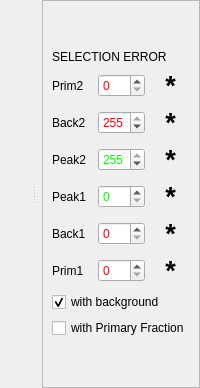
                    <widget class="QSplitter" name="splitter_2">
                     <property name="orientation">
                      <enum>Qt::Horizontal</enum>
                     </property>
                     <property name="childrenCollapsible">
                      <bool>false</bool>
                     </property>
                     <widget class="MPLWidgetNoLog" name="data_yt_plot" native="true">
                      <property name="sizePolicy">
                       <sizepolicy hsizetype="Expanding" vsizetype="Expanding">
                        <horstretch>0</horstretch>
                        <verstretch>0</verstretch>
                       </sizepolicy>
                      </property>
                     </widget>
                     <widget class="QWidget" name="layoutWidget_5">
                      <layout class="QHBoxLayout" name="horizontalLayout_31">
                       <item>
                        <widget class="MPLWidgetXLog" name="data_yi_plot" native="true">
                         <property name="sizePolicy">
                          <sizepolicy hsizetype="Expanding" vsizetype="Expanding">
                           <horstretch>0</horstretch>
                           <verstretch>0</verstretch>
                          </sizepolicy>
                         </property>
                         <property name="statusTip">
                          <string extracomment="yo"/>
                         </property>
                         <property name="whatsThis">
                          <string extracomment="ya"/>
                         </property>
                        </widget>
                       </item>
                       <item>
                        <widget class="QFrame" name="frame_11">
                         <property name="maximumSize">
                          <size>
                           <width>180</width>
                           <height>16777215</height>
                          </size>
                         </property>
                         <property name="frameShape">
                          <enum>QFrame::StyledPanel</enum>
                         </property>
                         <property name="frameShadow">
                          <enum>QFrame::Raised</enum>
                         </property>
                         <layout class="QVBoxLayout" name="verticalLayout_26">
                          <item>
                           <spacer name="verticalSpacer_5">
                            <property name="orientation">
                             <enum>Qt::Vertical</enum>
                            </property>
                            <property name="sizeType">
                             <enum>QSizePolicy::Minimum</enum>
                            </property>
                            <property name="sizeHint" stdset="0">
                             <size>
                              <width>20</width>
                              <height>40</height>
                             </size>
                            </property>
                           </spacer>
                          </item>
                          <item>
                           <widget class="QLabel" name="data_selection_error_label">
                            <property name="text">
                             <string>SELECTION ERROR</string>
                            </property>
                           </widget>
                          </item>
                          <item>
                           <layout class="QVBoxLayout" name="verticalLayout_28">
                            <item>
                             <layout class="QHBoxLayout" name="horizontalLayout_36">
                              <item>
                               <widget class="QLabel" name="dataPrimToLabel">
                                <property name="text">
                                 <string>Prim2</string>
                                </property>
                               </widget>
                              </item>
                              <item>
                               <widget class="QSpinBox" name="dataPrimToValue">
                                <property name="palette">
                                 <palette>
                                  <active>
                                   <colorrole role="Text">
                                    <brush brushstyle="SolidPattern">
                                     <color alpha="255">
                                      <red>255</red>
                                      <green>0</green>
                                      <blue>0</blue>
                                     </color>
                                    </brush>
                                   </colorrole>
                                  </active>
                                  <inactive>
                                   <colorrole role="Text">
                                    <brush brushstyle="SolidPattern">
                                     <color alpha="255">
                                      <red>255</red>
                                      <green>0</green>
                                      <blue>0</blue>
                                     </color>
                                    </brush>
                                   </colorrole>
                                  </inactive>
                                  <disabled>
                                   <colorrole role="Text">
                                    <brush brushstyle="SolidPattern">
                                     <color alpha="255">
                                      <red>118</red>
                                      <green>118</green>
                                      <blue>117</blue>
                                     </color>
                                    </brush>
                                   </colorrole>
                                  </disabled>
                                 </palette>
                                </property>
                                <property name="maximum">
                                 <number>255</number>
                                </property>
                                <property name="value">
                                 <number>0</number>
                                </property>
                               </widget>
                              </item>
                              <item>
                               <widget class="QLabel" name="dataPrimToError">
                                <property name="font">
                                 <font>
                                  <pointsize>20</pointsize>
                                  <weight>75</weight>
                                  <bold>true</bold>
                                 </font>
                                </property>
                                <property name="accessibleDescription">
                                 <string/>
                                </property>
                                <property name="text">
                                 <string>*</string>
                                </property>
                                <property name="alignment">
                                 <set>Qt::AlignCenter</set>
                                </property>
                               </widget>
                              </item>
                             </layout>
                            </item>
                            <item>
                             <layout class="QHBoxLayout" name="horizontalLayout_32">
                              <item>
                               <widget class="QLabel" name="dataBackFromLabel">
                                <property name="text">
                                 <string>Back2</string>
                                </property>
                               </widget>
                              </item>
                              <item>
                               <widget class="QSpinBox" name="dataBackToValue">
                                <property name="palette">
                                 <palette>
                                  <active>
                                   <colorrole role="Text">
                                    <brush brushstyle="SolidPattern">
                                     <color alpha="255">
                                      <red>255</red>
                                      <green>0</green>
                                      <blue>0</blue>
                                     </color>
                                    </brush>
                                   </colorrole>
                                  </active>
                                  <inactive>
                                   <colorrole role="Text">
                                    <brush brushstyle="SolidPattern">
                                     <color alpha="255">
                                      <red>255</red>
                                      <green>0</green>
                                      <blue>0</blue>
                                     </color>
                                    </brush>
                                   </colorrole>
                                  </inactive>
                                  <disabled>
                                   <colorrole role="Text">
                                    <brush brushstyle="SolidPattern">
                                     <color alpha="255">
                                      <red>118</red>
                                      <green>118</green>
                                      <blue>117</blue>
                                     </color>
                                    </brush>
                                   </colorrole>
                                  </disabled>
                                 </palette>
                                </property>
                                <property name="maximum">
                                 <number>255</number>
                                </property>
                                <property name="value">
                                 <number>255</number>
                                </property>
                               </widget>
                              </item>
                              <item>
                               <widget class="QLabel" name="data_back2_error">
                                <property name="font">
                                 <font>
                                  <pointsize>20</pointsize>
                                  <weight>75</weight>
                                  <bold>true</bold>
                                 </font>
                                </property>
                                <property name="accessibleDescription">
                                 <string/>
                                </property>
                                <property name="text">
                                 <string>*</string>
                                </property>
                                <property name="alignment">
                                 <set>Qt::AlignCenter</set>
                                </property>
                               </widget>
                              </item>
                             </layout>
                            </item>
                            <item>
                             <layout class="QHBoxLayout" name="horizontalLayout_33">
                              <item>
                               <widget class="QLabel" name="dataPeakFromLabel">
                                <property name="text">
                                 <string>Peak2</string>
                                </property>
                               </widget>
                              </item>
                              <item>
                               <widget class="QSpinBox" name="dataPeakToValue">
                                <property name="palette">
                                 <palette>
                                  <active>
                                   <colorrole role="Text">
                                    <brush brushstyle="SolidPattern">
                                     <color alpha="255">
                                      <red>0</red>
                                      <green>255</green>
                                      <blue>0</blue>
                                     </color>
                                    </brush>
                                   </colorrole>
                                  </active>
                                  <inactive>
                                   <colorrole role="Text">
                                    <brush brushstyle="SolidPattern">
                                     <color alpha="255">
                                      <red>0</red>
                                      <green>255</green>
                                      <blue>0</blue>
                                     </color>
                                    </brush>
                                   </colorrole>
                                  </inactive>
                                  <disabled>
                                   <colorrole role="Text">
                                    <brush brushstyle="SolidPattern">
                                     <color alpha="255">
                                      <red>118</red>
                                      <green>118</green>
                                      <blue>117</blue>
                                     </color>
                                    </brush>
                                   </colorrole>
                                  </disabled>
                                 </palette>
                                </property>
                                <property name="maximum">
                                 <number>255</number>
                                </property>
                                <property name="value">
                                 <number>255</number>
                                </property>
                               </widget>
                              </item>
                              <item>
                               <widget class="QLabel" name="data_peak2_error">
                                <property name="font">
                                 <font>
                                  <pointsize>20</pointsize>
                                  <weight>75</weight>
                                  <bold>true</bold>
                                 </font>
                                </property>
                                <property name="accessibleDescription">
                                 <string/>
                                </property>
                                <property name="text">
                                 <string>*</string>
                                </property>
                                <property name="alignment">
                                 <set>Qt::AlignCenter</set>
                                </property>
                               </widget>
                              </item>
                             </layout>
                            </item>
                            <item>
                             <layout class="QHBoxLayout" name="horizontalLayout_34">
                              <item>
                               <widget class="QLabel" name="dataPeakToLabel">
                                <property name="text">
                                 <string>Peak1</string>
                                </property>
                               </widget>
                              </item>
                              <item>
                               <widget class="QSpinBox" name="dataPeakFromValue">
                                <property name="palette">
                                 <palette>
                                  <active>
                                   <colorrole role="Text">
                                    <brush brushstyle="SolidPattern">
                                     <color alpha="255">
                                      <red>0</red>
                                      <green>255</green>
                                      <blue>0</blue>
                                     </color>
                                    </brush>
                                   </colorrole>
                                  </active>
                                  <inactive>
                                   <colorrole role="Text">
                                    <brush brushstyle="SolidPattern">
                                     <color alpha="255">
                                      <red>0</red>
                                      <green>255</green>
                                      <blue>0</blue>
                                     </color>
                                    </brush>
                                   </colorrole>
                                  </inactive>
                                  <disabled>
                                   <colorrole role="Text">
                                    <brush brushstyle="SolidPattern">
                                     <color alpha="255">
                                      <red>118</red>
                                      <green>118</green>
                                      <blue>117</blue>
                                     </color>
                                    </brush>
                                   </colorrole>
                                  </disabled>
                                 </palette>
                                </property>
                                <property name="maximum">
                                 <number>255</number>
                                </property>
                                <property name="value">
                                 <number>0</number>
                                </property>
                               </widget>
                              </item>
                              <item>
                               <widget class="QLabel" name="data_peak1_error">
                                <property name="font">
                                 <font>
                                  <pointsize>20</pointsize>
                                  <weight>75</weight>
                                  <bold>true</bold>
                                 </font>
                                </property>
                                <property name="accessibleDescription">
                                 <string/>
                                </property>
                                <property name="text">
                                 <string>*</string>
                                </property>
                                <property name="alignment">
                                 <set>Qt::AlignCenter</set>
                                </property>
                               </widget>
                              </item>
                             </layout>
                            </item>
                            <item>
                             <layout class="QHBoxLayout" name="horizontalLayout_35">
                              <item>
                               <widget class="QLabel" name="dataBackToLabel">
                                <property name="text">
                                 <string>Back1</string>
                                </property>
                               </widget>
                              </item>
                              <item>
                               <widget class="QSpinBox" name="dataBackFromValue">
                                <property name="palette">
                                 <palette>
                                  <active>
                                   <colorrole role="Text">
                                    <brush brushstyle="SolidPattern">
                                     <color alpha="255">
                                      <red>255</red>
                                      <green>0</green>
                                      <blue>0</blue>
                                     </color>
                                    </brush>
                                   </colorrole>
                                  </active>
                                  <inactive>
                                   <colorrole role="Text">
                                    <brush brushstyle="SolidPattern">
                                     <color alpha="255">
                                      <red>255</red>
                                      <green>0</green>
                                      <blue>0</blue>
                                     </color>
                                    </brush>
                                   </colorrole>
                                  </inactive>
                                  <disabled>
                                   <colorrole role="Text">
                                    <brush brushstyle="SolidPattern">
                                     <color alpha="255">
                                      <red>118</red>
                                      <green>118</green>
                                      <blue>117</blue>
                                     </color>
                                    </brush>
                                   </colorrole>
                                  </disabled>
                                 </palette>
                                </property>
                                <property name="maximum">
                                 <number>255</number>
                                </property>
                                <property name="value">
                                 <number>0</number>
                                </property>
                               </widget>
                              </item>
                              <item>
                               <widget class="QLabel" name="data_back1_error">
                                <property name="font">
                                 <font>
                                  <pointsize>20</pointsize>
                                  <weight>75</weight>
                                  <bold>true</bold>
                                 </font>
                                </property>
                                <property name="accessibleDescription">
                                 <string/>
                                </property>
                                <property name="text">
                                 <string>*</string>
                                </property>
                                <property name="alignment">
                                 <set>Qt::AlignCenter</set>
                                </property>
                               </widget>
                              </item>
                             </layout>
                            </item>
                            <item>
                             <layout class="QHBoxLayout" name="horizontalLayout_40">
                              <item>
                               <widget class="QLabel" name="dataPrimFromLabel">
                                <property name="text">
                                 <string>Prim1</string>
                                </property>
                               </widget>
                              </item>
                              <item>
                               <widget class="QSpinBox" name="dataPrimFromValue">
                                <property name="palette">
                                 <palette>
                                  <active>
                                   <colorrole role="Text">
                                    <brush brushstyle="SolidPattern">
                                     <color alpha="255">
                                      <red>255</red>
                                      <green>0</green>
                                      <blue>0</blue>
                                     </color>
                                    </brush>
                                   </colorrole>
                                  </active>
                                  <inactive>
                                   <colorrole role="Text">
                                    <brush brushstyle="SolidPattern">
                                     <color alpha="255">
                                      <red>255</red>
                                      <green>0</green>
                                      <blue>0</blue>
                                     </color>
                                    </brush>
                                   </colorrole>
                                  </inactive>
                                  <disabled>
                                   <colorrole role="Text">
                                    <brush brushstyle="SolidPattern">
                                     <color alpha="255">
                                      <red>118</red>
                                      <green>118</green>
                                      <blue>117</blue>
                                     </color>
                                    </brush>
                                   </colorrole>
                                  </disabled>
                                 </palette>
                                </property>
                                <property name="maximum">
                                 <number>255</number>
                                </property>
                                <property name="value">
                                 <number>0</number>
                                </property>
                               </widget>
                              </item>
                              <item>
                               <widget class="QLabel" name="dataPrimFromError">
                                <property name="font">
                                 <font>
                                  <pointsize>20</pointsize>
                                  <weight>75</weight>
                                  <bold>true</bold>
                                 </font>
                                </property>
                                <property name="accessibleDescription">
                                 <string/>
                                </property>
                                <property name="text">
                                 <string>*</string>
                                </property>
                                <property name="alignment">
                                 <set>Qt::AlignCenter</set>
                                </property>
                               </widget>
                              </item>
                             </layout>
                            </item>
                            <item>
                             <widget class="QCheckBox" name="dataBackgroundFlag">
                              <property name="text">
                               <string>with background</string>
                              </property>
                              <property name="checked">
                               <bool>true</bool>
                              </property>
                             </widget>
                            </item>
                            <item>
                             <widget class="QCheckBox" name="dataPrimaryFractionFlag">
                              <property name="text">
                               <string>with Primary Fraction</string>
                              </property>
                             </widget>
                            </item>
                           </layout>
                          </item>
                          <item>
                           <spacer name="verticalSpacer_6">
                            <property name="orientation">
                             <enum>Qt::Vertical</enum>
                            </property>
                            <property name="sizeType">
                             <enum>QSizePolicy::Minimum</enum>
                            </property>
                            <property name="sizeHint" stdset="0">
                             <size>
                              <width>20</width>
                              <height>40</height>
                             </size>
                            </property>
                           </spacer>
                          </item>
                         </layout>
                        </widget>
                       </item>
                      </layout>
                     </widget>
                    </widget>
